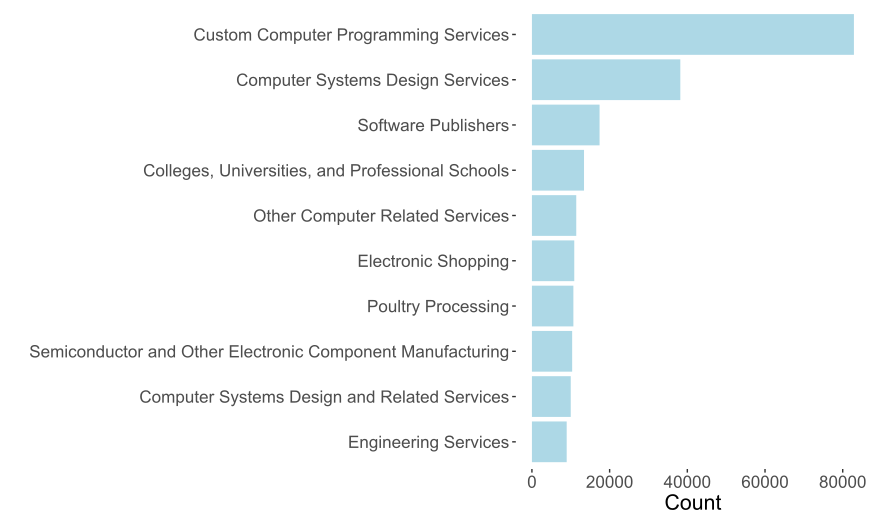

This figure's R source:
library(tidyverse)
library(ggplot2)

rm(list=ls())

load('Wrangled.rdata')

NAICSTitles <- post2015 %>%
    group_by(NAICS_US_TITLE) %>%
    summarise(
        count = n()    
    )

orderedNAICSTitles <- NAICSTitles[order(NAICSTitles$count,decreasing = TRUE),]

ggplot(data=orderedNAICSTitles[1:10,]) +
    geom_bar(mapping=aes(x=reorder(NAICS_US_TITLE,count),y=count),stat='identity',fill='lightblue')+
    theme(panel.background = element_rect(fill = 'white', colour = 'white'))+
    coord_flip()+
    xlab("")+
    ylab("Count")+
    theme(text=element_text(size=16))
